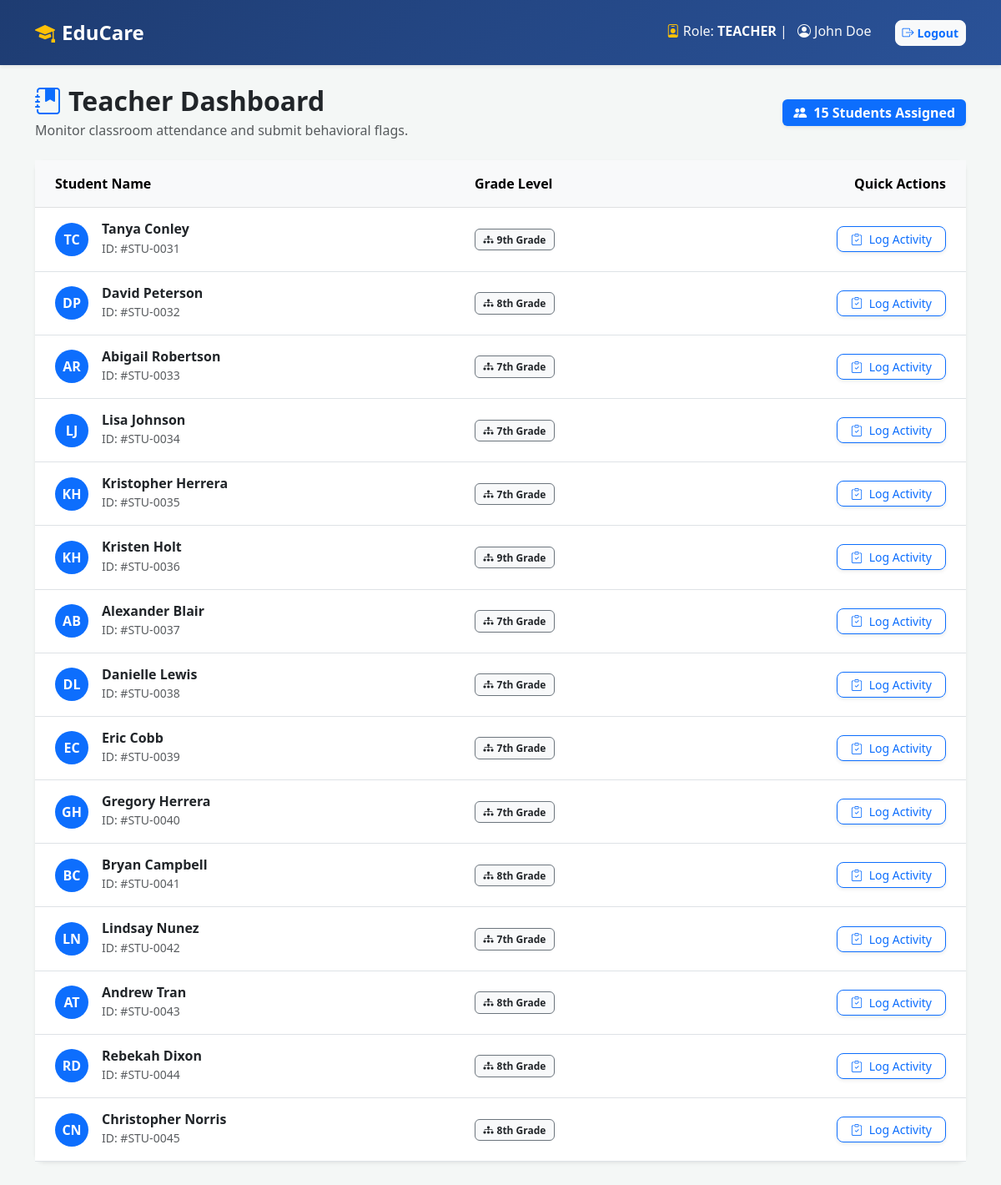
Screenshot of /teacher/ (signed in) with the database file from the repository.
### school_app/models.py (models this page shows, shortened)
class User(AbstractUser):
    ROLE_CHOICES = (
        ('TEACHER', 'Teacher'),
        ('COUNSELOR', 'Counselor'),
        ('PRINCIPAL', 'Principal'),
    )
    role = models.CharField(max_length=20, choices=ROLE_CHOICES, default='TEACHER')
    groups = models.ManyToManyField(
        'auth.Group',
        related_name='school_app_user_groups',
        blank=True
    )
    user_permissions = models.ManyToManyField(
        'auth.Permission',
        related_name='school_app_user_permissions',
        blank=True
    )

class Student(models.Model):
    first_name = models.CharField(max_length=50)
    last_name = models.CharField(max_length=50)
    date_of_birth = models.DateField()
    grade_level = models.CharField(max_length=20, db_index=True)
    assigned_teacher = models.ForeignKey(User, on_delete=models.SET_NULL, null=True, limit_choices_to={'role': 'TEACHER'}, db_index=True)

### school_app/views.py (the view)
# urls.py: path('teacher/', views.teacher_dashboard, name='teacher_dashboard'),
@login_required
@role_required(['TEACHER'])
def teacher_dashboard(request):
    students = Student.objects.filter(assigned_teacher=request.user)
    return render(request, 'school_app/teacher_dashboard.html', {'students': students})

### school_app/views.py (called while the page is built, shortened)
def role_required(allowed_roles):
    def decorator(view_func):
        @wraps(view_func)
        def _wrapped_view(request, *args, **kwargs):
            if not request.user.is_authenticated:
                return redirect('login')
            return view_func(request, *args, **kwargs)
        return _wrapped_view
    return decorator

### school_app/templates/school_app/teacher_dashboard.html
{% extends 'school_app/base.html' %}
{% block content %}
<div class="row mb-4 align-items-center">
    <div class="col-md-8">
        <h2 class="fw-bold mb-1"><i class="bi bi-journal-bookmark-fill text-primary me-2"></i>Teacher Dashboard</h2>
        <p class="text-muted mb-0">Monitor classroom attendance and submit behavioral flags.</p>
    </div>
    <div class="col-md-4 text-end">
        <div class="badge bg-primary fs-6 shadow-sm"><i class="bi bi-people-fill me-2"></i>{{ students.count }} Students Assigned</div>
    </div>
</div>
<div class="card shadow-sm border-0">
    <div class="card-body p-0">
        <table class="table table-hover align-middle mb-0">
            <thead class="table-light">
                <tr>
                    <th class="ps-4 py-3">Student Name</th>
                    <th class="py-3">Grade Level</th>
                    <th class="text-end pe-4 py-3">Quick Actions</th>
                </tr>
            </thead>
            <tbody>
                {% for student in students %}
                <tr>
                    <td class="ps-4 py-3">
                        <div class="d-flex align-items-center">
                            <div class="bg-primary text-white rounded-circle d-flex align-items-center justify-content-center me-3" style="width: 40px; height: 40px; font-weight: bold;">
                                {{ student.first_name|first }}{{ student.last_name|first }}
                            </div>
                            <div>
                                <h6 class="fw-bold mb-0 text-dark">{{ student.first_name }} {{ student.last_name }}</h6>
                                <small class="text-muted">ID: #STU-{{ student.id|stringformat:"04d" }}</small>
                            </div>
                        </div>
                    </td>
                    <td><span class="badge bg-light text-dark border border-secondary"><i class="bi bi-diagram-3-fill me-1"></i>{{ student.grade_level }}</span></td>
                    <td class="text-end pe-4">
                        <a href="{% url 'log_attendance' student.id %}" class="btn btn-sm btn-outline-primary shadow-sm px-3">
                            <i class="bi bi-clipboard-check me-1"></i> Log Activity
                        </a>
                    </td>
                </tr>
                {% endfor %}
            </tbody>
        </table>
    </div>
</div>
{% endblock %}

### school_app/templates/school_app/base.html (shortened to what this page needs)
<!DOCTYPE html>
<html lang="en">
<head>
    <link href="https://cdn.jsdelivr.net/npm/bootstrap@5.3.0/dist/css/bootstrap.min.css" rel="stylesheet">
    <link rel="stylesheet" href="https://cdn.jsdelivr.net/npm/bootstrap-icons@1.11.1/font/bootstrap-icons.css">
</head>
<body>
<nav class="navbar navbar-expand-lg navbar-dark shadow-sm mb-4 py-3">
    <div class="container">
        <a class="navbar-brand fw-bold fs-4" href="#"><i class="bi bi-mortarboard-fill me-2 text-warning"></i>EduCare</a>
        <div class="ms-auto">
            {% if user.is_authenticated %}
                <span class="me-4 text-light"><i class="bi bi-person-badge text-warning me-1"></i>Role: <strong class="text-white">{{ user.role }}</strong> | <i class="bi bi-person-circle ms-2 me-1"></i>{{ user.first_name }} {{ user.last_name }}</span>
                <a href="{% url 'logout' %}" class="btn btn-light btn-sm text-primary fw-bold"><i class="bi bi-box-arrow-right me-1"></i>Logout</a>
            {% endif %}
        </div>
    </div>
</nav>
<div class="container pb-5">
    {% block content %}{% endblock %}
</div>
</body>
</html>

### school_app/templates/school_app/base.html (style rules this page uses)
body { background-color: #f4f7f6; font-family: 'Segoe UI', Tahoma, Geneva, Verdana, sans-serif; }
.navbar { background: linear-gradient(135deg, #1e3c72 0%, #2a5298 100%); }
.card { border-radius: 12px; transition: transform 0.2s, box-shadow 0.2s; }
.btn { border-radius: 8px; font-weight: 500; }
.badge { border-radius: 6px; padding: 0.5em 0.8em; }

### rows the page displays
User: role "TEACHER", first_name "John", last_name "Doe"
Student: first_name|first "T", last_name|first "C", first_name "Tanya", last_name "Conley", id "0031", grade_level "9th Grade"
Student: first_name|first "D", last_name|first "P", first_name "David", last_name "Peterson", id "0032", grade_level "8th Grade"
Student: first_name|first "A", last_name|first "R", first_name "Abigail", last_name "Robertson", id "0033", grade_level "7th Grade"
Student: first_name|first "L", last_name|first "J", first_name "Lisa", last_name "Johnson", id "0034", grade_level "7th Grade"
Student: first_name|first "K", last_name|first "H", first_name "Kristopher", last_name "Herrera", id "0035", grade_level "7th Grade"
Student: first_name|first "K", last_name|first "H", first_name "Kristen", last_name "Holt", id "0036", grade_level "9th Grade"
Student: first_name|first "A", last_name|first "B", first_name "Alexander", last_name "Blair", id "0037", grade_level "7th Grade"
Student: first_name|first "D", last_name|first "L", first_name "Danielle", last_name "Lewis", id "0038", grade_level "7th Grade"
Student: first_name|first "E", last_name|first "C", first_name "Eric", last_name "Cobb", id "0039", grade_level "7th Grade"
Student: first_name|first "G", last_name|first "H", first_name "Gregory", last_name "Herrera", id "0040", grade_level "7th Grade"
Student: first_name|first "B", last_name|first "C", first_name "Bryan", last_name "Campbell", id "0041", grade_level "8th Grade"
Student: first_name|first "L", last_name|first "N", first_name "Lindsay", last_name "Nunez", id "0042", grade_level "7th Grade"
Student: first_name|first "A", last_name|first "T", first_name "Andrew", last_name "Tran", id "0043", grade_level "8th Grade"
Student: first_name|first "R", last_name|first "D", first_name "Rebekah", last_name "Dixon", id "0044", grade_level "8th Grade"
Student: first_name|first "C", last_name|first "N", first_name "Christopher", last_name "Norris", id "0045", grade_level "8th Grade"

### other values shown
{{ students.count }} "15"
